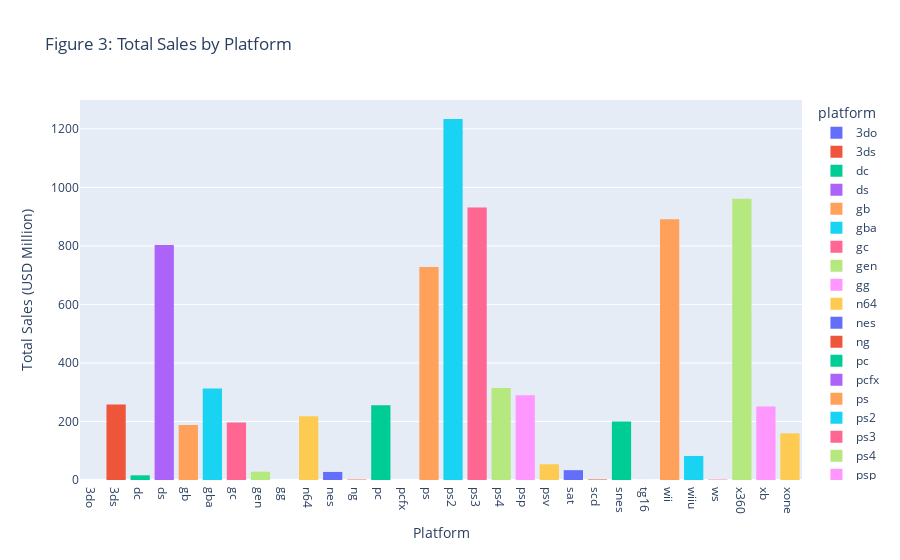

Notebook code cell kept with this figure:
### Markdown cell above
#### Which platforms are leading in sales? Which are growing and shrinking?

### Code cell
platform_sales = df_filtered.groupby('platform')['total_sales'].sum().reset_index()

fig3 = px.histogram(platform_sales,
                    x='platform',
                    y='total_sales',
                    title='Figure 3: Total Sales by Platform',
                    color='platform')
fig3.update_layout(xaxis_title='Platform', yaxis_title='Total Sales (USD Million)')
fig3.show()

### Figure 1 — Plotly figure (JSON) as saved in the notebook; plotly's stock layout.template omitted (floating-point values rounded to 4 significant figures)
{"data": [{"alignmentgroup": "True", "bingroup": "x", "histfunc": "sum", "hovertemplate": "platform=%{x}<br>sum of total_sales=%{y}<extra></extra>", "legendgroup": "3do", "marker": {"color": "#636efa", "pattern": {"shape": ""}}, "name": "3do", "offsetgroup": "3do", "orientation": "v", "showlegend": true, "type": "histogram", "x": ["3do"], "xaxis": "x", "y": [0.1], "yaxis": "y"}, {"alignmentgroup": "True", "bingroup": "x", "histfunc": "sum", "hovertemplate": "platform=%{x}<br>sum of total_sales=%{y}<extra></extra>", "legendgroup": "3ds", "marker": {"color": "#EF553B", "pattern": {"shape": ""}}, "name": "3ds", "offsetgroup": "3ds", "orientation": "v", "showlegend": true, "type": "histogram", "x": ["3ds"], "xaxis": "x", "y": [257.8], "yaxis": "y"}, {"alignmentgroup": "True", "bingroup": "x", "histfunc": "sum", "hovertemplate": "platform=%{x}<br>sum of total_sales=%{y}<extra></extra>", "legendgroup": "dc", "marker": {"color": "#00cc96", "pattern": {"shape": ""}}, "name": "dc", "offsetgroup": "dc", "orientation": "v", "showlegend": true, "type": "histogram", "x": ["dc"], "xaxis": "x", "y": [15.95], "yaxis": "y"}, {"alignmentgroup": "True", "bingroup": "x", "histfunc": "sum", "hovertemplate": "platform=%{x}<br>sum of total_sales=%{y}<extra></extra>", "legendgroup": "ds", "marker": {"color": "#ab63fa", "pattern": {"shape": ""}}, "name": "ds", "offsetgroup": "ds", "orientation": "v", "showlegend": true, "type": "histogram", "x": ["ds"], "xaxis": "x", "y": [802.8], "yaxis": "y"}, {"alignmentgroup": "True", "bingroup": "x", "histfunc": "sum", "hovertemplate": "platform=%{x}<br>sum of total_sales=%{y}<extra></extra>", "legendgroup": "gb", "marker": {"color": "#FFA15A", "pattern": {"shape": ""}}, "name": "gb", "offsetgroup": "gb", "orientation": "v", "showlegend": true, "type": "histogram", "x": ["gb"], "xaxis": "x", "y": [188.0], "yaxis": "y"}, {"alignmentgroup": "True", "bingroup": "x", "histfunc": "sum", "hovertemplate": "platform=%{x}<br>sum of total_sales=%{y}<extra></extra>", "legendgroup": "gba", "marker": {"color": "#19d3f3", "pattern": {"shape": ""}}, "name": "gba", "offsetgroup": "gba", "orientation": "v", "showlegend": true, "type": "histogram", "x": ["gba"], "xaxis": "x", "y": [312.9], "yaxis": "y"}, {"alignmentgroup": "True", "bingroup": "x", "histfunc": "sum", "hovertemplate": "platform=%{x}<br>sum of total_sales=%{y}<extra></extra>", "legendgroup": "gc", "marker": {"color": "#FF6692", "pattern": {"shape": ""}}, "name": "gc", "offsetgroup": "gc", "orientation": "v", "showlegend": true, "type": "histogram", "x": ["gc"], "xaxis": "x", "y": [196.7], "yaxis": "y"}, {"alignmentgroup": "True", "bingroup": "x", "histfunc": "sum", "hovertemplate": "platform=%{x}<br>sum of total_sales=%{y}<extra></extra>", "legendgroup": "gen", "marker": {"color": "#B6E880", "pattern": {"shape": ""}}, "name": "gen", "offsetgroup": "gen", "orientation": "v", "showlegend": true, "type": "histogram", "x": ["gen"], "xaxis": "x", "y": [28.35], "yaxis": "y"}, {"alignmentgroup": "True", "bingroup": "x", "histfunc": "sum", "hovertemplate": "platform=%{x}<br>sum of total_sales=%{y}<extra></extra>", "legendgroup": "gg", "marker": {"color": "#FF97FF", "pattern": {"shape": ""}}, "name": "gg", "offsetgroup": "gg", "orientation": "v", "showlegend": true, "type": "histogram", "x": ["gg"], "xaxis": "x", "y": [0.04], "yaxis": "y"}, {"alignmentgroup": "True", "bingroup": "x", "histfunc": "sum", "hovertemplate": "platform=%{x}<br>sum of total_sales=%{y}<extra></extra>", "legendgroup": "n64", "marker": {"color": "#FECB52", "pattern": {"shape": ""}}, "name": "n64", "offsetgroup": "n64", "orientation": "v", "showlegend": true, "type": "histogram", "x": ["n64"], "xaxis": "x", "y": [218.0], "yaxis": "y"}, {"alignmentgroup": "True", "bingroup": "x", "histfunc": "sum", "hovertemplate": "platform=%{x}<br>sum of total_sales=%{y}<extra></extra>", "legendgroup": "nes", "marker": {"color": "#636efa", "pattern": {"shape": ""}}, "name": "nes", "offsetgroup": "nes", "orientation": "v", "showlegend": true, "type": "histogram", "x": ["nes"], "xaxis": "x", "y": [27.54], "yaxis": "y"}, {"alignmentgroup": "True", "bingroup": "x", "histfunc": "sum", "hovertemplate": "platform=%{x}<br>sum of total_sales=%{y}<extra></extra>", "legendgroup": "ng", "marker": {"color": "#EF553B", "pattern": {"shape": ""}}, "name": "ng", "offsetgroup": "ng", "orientation": "v", "showlegend": true, "type": "histogram", "x": ["ng"], "xaxis": "x", "y": [1.44], "yaxis": "y"}, {"alignmentgroup": "True", "bingroup": "x", "histfunc": "sum", "hovertemplate": "platform=%{x}<br>sum of total_sales=%{y}<extra></extra>", "legendgroup": "pc", "marker": {"color": "#00cc96", "pattern": {"shape": ""}}, "name": "pc", "offsetgroup": "pc", "orientation": "v", "showlegend": true, "type": "histogram", "x": ["pc"], "xaxis": "x", "y": [255.7], "yaxis": "y"}, {"alignmentgroup": "True", "bingroup": "x", "histfunc": "sum", "hovertemplate": "platform=%{x}<br>sum of total_sales=%{y}<extra></extra>", "legendgroup": "pcfx", "marker": {"color": "#ab63fa", "pattern": {"shape": ""}}, "name": "pcfx", "offsetgroup": "pcfx", "orientation": "v", "showlegend": true, "type": "histogram", "x": ["pcfx"], "xaxis": "x", "y": [0.03], "yaxis": "y"}, {"alignmentgroup": "True", "bingroup": "x", "histfunc": "sum", "hovertemplate": "platform=%{x}<br>sum of total_sales=%{y}<extra></extra>", "legendgroup": "ps", "marker": {"color": "#FFA15A", "pattern": {"shape": ""}}, "name": "ps", "offsetgroup": "ps", "orientation": "v", "showlegend": true, "type": "histogram", "x": ["ps"], "xaxis": "x", "y": [727.6], "yaxis": "y"}, {"alignmentgroup": "True", "bingroup": "x", "histfunc": "sum", "hovertemplate": "platform=%{x}<br>sum of total_sales=%{y}<extra></extra>", "legendgroup": "ps2", "marker": {"color": "#19d3f3", "pattern": {"shape": ""}}, "name": "ps2", "offsetgroup": "ps2", "orientation": "v", "showlegend": true, "type": "histogram", "x": ["ps2"], "xaxis": "x", "y": [1234.0], "yaxis": "y"}, {"alignmentgroup": "True", "bingroup": "x", "histfunc": "sum", "hovertemplate": "platform=%{x}<br>sum of total_sales=%{y}<extra></extra>", "legendgroup": "ps3", "marker": {"color": "#FF6692", "pattern": {"shape": ""}}, "name": "ps3", "offsetgroup": "ps3", "orientation": "v", "showlegend": true, "type": "histogram", "x": ["ps3"], "xaxis": "x", "y": [931.3], "yaxis": "y"}, {"alignmentgroup": "True", "bingroup": "x", "histfunc": "sum", "hovertemplate": "platform=%{x}<br>sum of total_sales=%{y}<extra></extra>", "legendgroup": "ps4", "marker": {"color": "#B6E880", "pattern": {"shape": ""}}, "name": "ps4", "offsetgroup": "ps4", "orientation": "v", "showlegend": true, "type": "histogram", "x": ["ps4"], "xaxis": "x", "y": [314.1], "yaxis": "y"}, {"alignmentgroup": "True", "bingroup": "x", "histfunc": "sum", "hovertemplate": "platform=%{x}<br>sum of total_sales=%{y}<extra></extra>", "legendgroup": "psp", "marker": {"color": "#FF97FF", "pattern": {"shape": ""}}, "name": "psp", "offsetgroup": "psp", "orientation": "v", "showlegend": true, "type": "histogram", "x": ["psp"], "xaxis": "x", "y": [289.5], "yaxis": "y"}, {"alignmentgroup": "True", "bingroup": "x", "histfunc": "sum", "hovertemplate": "platform=%{x}<br>sum of total_sales=%{y}<extra></extra>", "legendgroup": "psv", "marker": {"color": "#FECB52", "pattern": {"shape": ""}}, "name": "psv", "offsetgroup": "psv", "orientation": "v", "showlegend": true, "type": "histogram", "x": ["psv"], "xaxis": "x", "y": [53.81], "yaxis": "y"}, {"alignmentgroup": "True", "bingroup": "x", "histfunc": "sum", "hovertemplate": "platform=%{x}<br>sum of total_sales=%{y}<extra></extra>", "legendgroup": "sat", "marker": {"color": "#636efa", "pattern": {"shape": ""}}, "name": "sat", "offsetgroup": "sat", "orientation": "v", "showlegend": true, "type": "histogram", "x": ["sat"], "xaxis": "x", "y": [33.59], "yaxis": "y"}, {"alignmentgroup": "True", "bingroup": "x", "histfunc": "sum", "hovertemplate": "platform=%{x}<br>sum of total_sales=%{y}<extra></extra>", "legendgroup": "scd", "marker": {"color": "#EF553B", "pattern": {"shape": ""}}, "name": "scd", "offsetgroup": "scd", "orientation": "v", "showlegend": true, "type": "histogram", "x": ["scd"], "xaxis": "x", "y": [1.86], "yaxis": "y"}, {"alignmentgroup": "True", "bingroup": "x", "histfunc": "sum", "hovertemplate": "platform=%{x}<br>sum of total_sales=%{y}<extra></extra>", "legendgroup": "snes", "marker": {"color": "#00cc96", "pattern": {"shape": ""}}, "name": "snes", "offsetgroup": "snes", "orientation": "v", "showlegend": true, "type": "histogram", "x": ["snes"], "xaxis": "x", "y": [200.0], "yaxis": "y"}, {"alignmentgroup": "True", "bingroup": "x", "histfunc": "sum", "hovertemplate": "platform=%{x}<br>sum of total_sales=%{y}<extra></extra>", "legendgroup": "tg16", "marker": {"color": "#ab63fa", "pattern": {"shape": ""}}, "name": "tg16", "offsetgroup": "tg16", "orientation": "v", "showlegend": true, "type": "histogram", "x": ["tg16"], "xaxis": "x", "y": [0.16], "yaxis": "y"}, {"alignmentgroup": "True", "bingroup": "x", "histfunc": "sum", "hovertemplate": "platform=%{x}<br>sum of total_sales=%{y}<extra></extra>", "legendgroup": "wii", "marker": {"color": "#FFA15A", "pattern": {"shape": ""}}, "name": "wii", "offsetgroup": "wii", "orientation": "v", "showlegend": true, "type": "histogram", "x": ["wii"], "xaxis": "x", "y": [891.2], "yaxis": "y"}, {"alignmentgroup": "True", "bingroup": "x", "histfunc": "sum", "hovertemplate": "platform=%{x}<br>sum of total_sales=%{y}<extra></extra>", "legendgroup": "wiiu", "marker": {"color": "#19d3f3", "pattern": {"shape": ""}}, "name": "wiiu", "offsetgroup": "wiiu", "orientation": "v", "showlegend": true, "type": "histogram", "x": ["wiiu"], "xaxis": "x", "y": [82.19], "yaxis": "y"}, {"alignmentgroup": "True", "bingroup": "x", "histfunc": "sum", "hovertemplate": "platform=%{x}<br>sum of total_sales=%{y}<extra></extra>", "legendgroup": "ws", "marker": {"color": "#FF6692", "pattern": {"shape": ""}}, "name": "ws", "offsetgroup": "ws", "orientation": "v", "showlegend": true, "type": "histogram", "x": ["ws"], "xaxis": "x", "y": [1.42], "yaxis": "y"}, {"alignmentgroup": "True", "bingroup": "x", "histfunc": "sum", "hovertemplate": "platform=%{x}<br>sum of total_sales=%{y}<extra></extra>", "legendgroup": "x360", "marker": {"color": "#B6E880", "pattern": {"shape": ""}}, "name": "x360", "offsetgroup": "x360", "orientation": "v", "showlegend": true, "type": "histogram", "x": ["x360"], "xaxis": "x", "y": [961.2], "yaxis": "y"}, {"alignmentgroup": "True", "bingroup": "x", "histfunc": "sum", "hovertemplate": "platform=%{x}<br>sum of total_sales=%{y}<extra></extra>", "legendgroup": "xb", "marker": {"color": "#FF97FF", "pattern": {"shape": ""}}, "name": "xb", "offsetgroup": "xb", "orientation": "v", "showlegend": true, "type": "histogram", "x": ["xb"], "xaxis": "x", "y": [251.6], "yaxis": "y"}, {"alignmentgroup": "True", "bingroup": "x", "histfunc": "sum", "hovertemplate": "platform=%{x}<br>sum of total_sales=%{y}<extra></extra>", "legendgroup": "xone", "marker": {"color": "#FECB52", "pattern": {"shape": ""}}, "name": "xone", "offsetgroup": "xone", "orientation": "v", "showlegend": true, "type": "histogram", "x": ["xone"], "xaxis": "x", "y": [159.3], "yaxis": "y"}], "layout": {"barmode": "relative", "legend": {"title": {"text": "platform"}, "tracegroupgap": 0}, "title": {"text": "Figure 3: Total Sales by Platform"}, "xaxis": {"anchor": "y", "categoryarray": ["3do", "3ds", "dc", "ds", "gb", "gba", "gc", "gen", "gg", "n64", "nes", "ng", "pc", "pcfx", "ps", "ps2", "ps3", "ps4", "psp", "psv", "sat", "scd", "snes", "tg16", "wii", "wiiu", "ws", "x360", "xb", "xone"], "categoryorder": "array", "domain": [0, 1], "title": {"text": "Platform"}}, "yaxis": {"anchor": "x", "domain": [0, 1], "title": {"text": "Total Sales (USD Million)"}}}}
